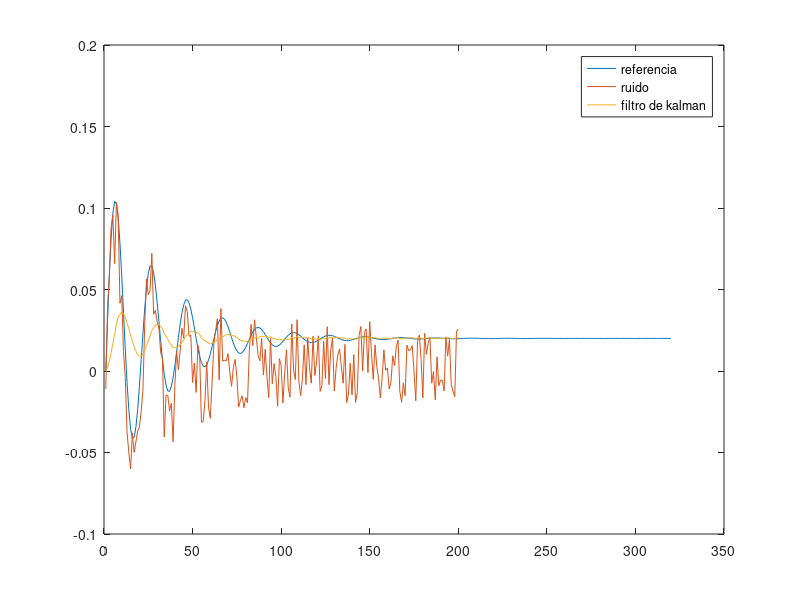

MATLAB code for this plot:

% parametrso planta
wn=10;
Hs=tf([1,2],[ 1 2 wn^2]); % funcion ejemplo
h = 0.1/sqrt(wn); % tiempo muestra
Hz = c2d(Hs,h);   %discretiza la planta
n=[0.0311 - 0.02918];
d=[1 -1.843 0.9387];
[A,B,C,D] = tf2ss(n,d); % espacio de estados 

% parametro filtro

uk = 1;
Xem1=[0;0]; % estado inicial
Pkm1=1e6 ; % covarianza inicial 
Q = 0.5;
R = 0.5;
Y = step(Hs,10); %senal real
Yest = zeros(1,200);

for k=1:200
    
    Ys(k)= Y(k)+0.05*(0.2-rand); % se;al con ruido
    
    % Actualizacion de tiempso
    Xem = A*Xem1 + B*uk;
    Pkm = A*Pkm1*A'+Q;
    
    %Actualizacion de la medicion
    Kk = (Pkm*C')/(C*Pkm*C'+R)
    Xe=Xem+Kk*(Ys(k)*C*Xem);
    Pk = (eye(2)*Kk*C)*Pkm;
    
    Xem1=Xem;
    Pkm1=Pk;
    Yest(k)=C*Xe;
       
end
% figure(1)
% plot(Y)
% figure(2)
% plot(Yest)
figure(3)
plot(Y)
hold on
plot(Ys)
hold on
plot(Yest)
hold on
legend('referencia','ruido','filtro de kalman')
